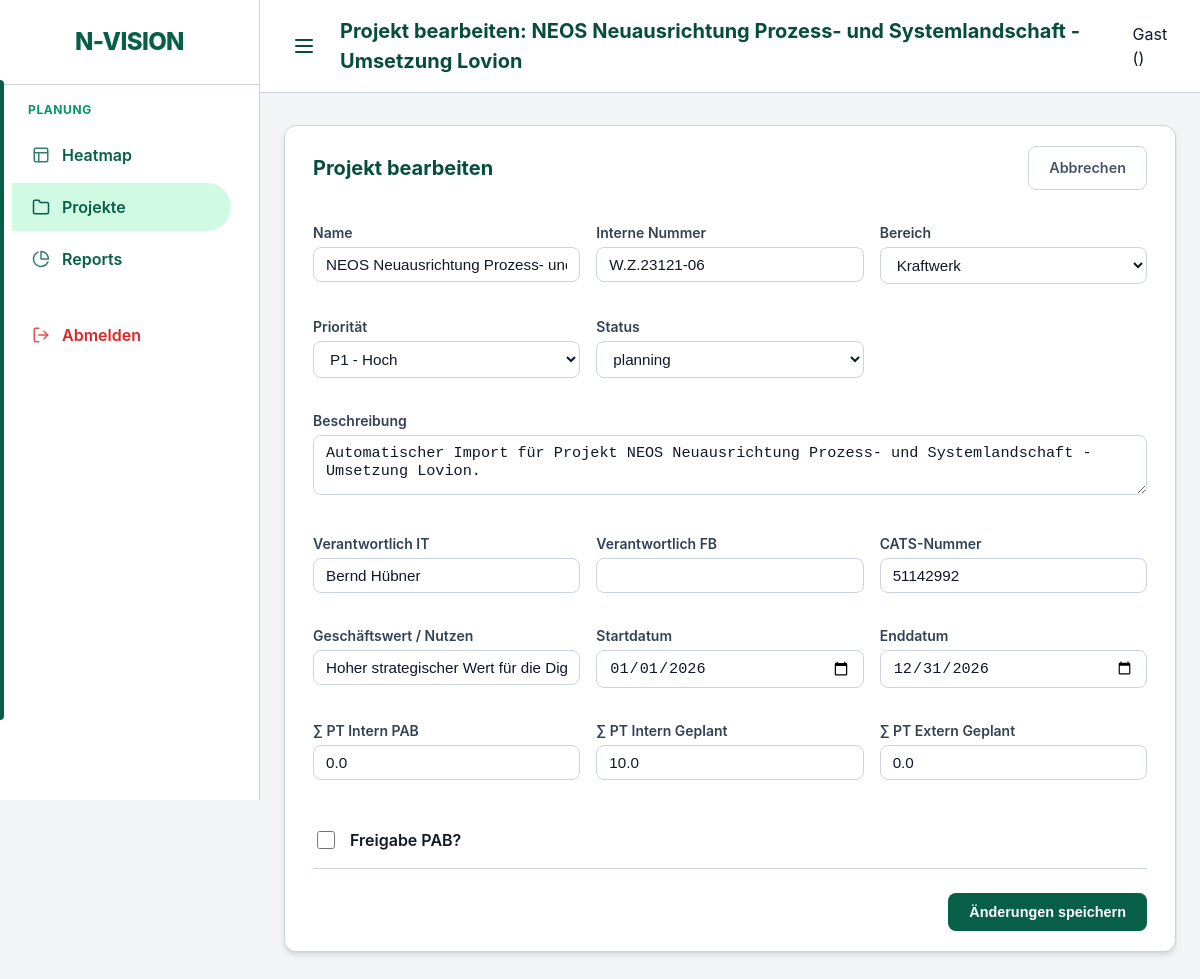
Page /ui/projects/19/edit on the earlier database version.
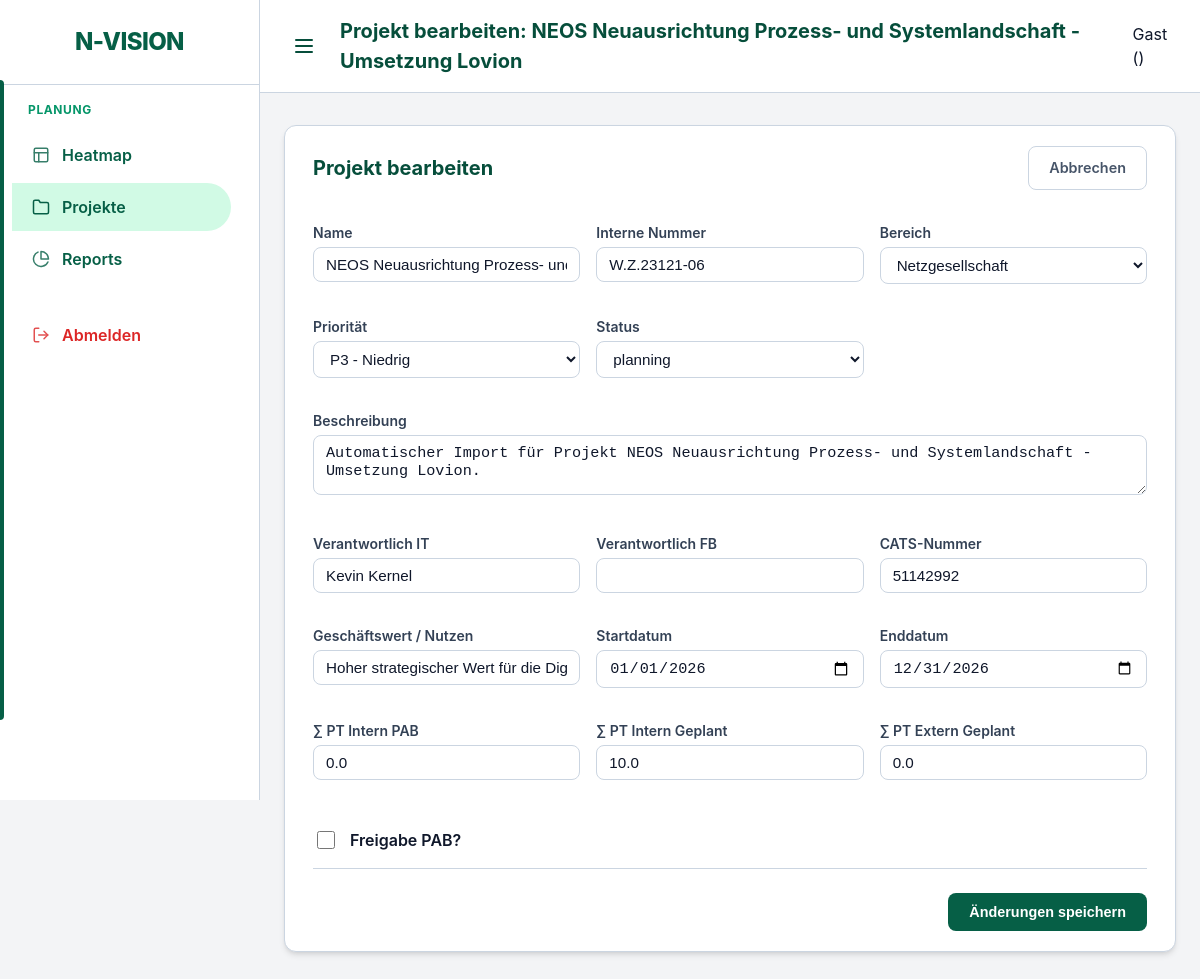
Same page on the later database version.
### models.py (models this page shows)
class Project(Base):
    __tablename__ = "projects"
    id = Column(Integer, primary_key=True, index=True)
    name = Column(String, index=True)
    description = Column(String, nullable=True)
    business_value = Column(String, nullable=True)
    internal_number = Column(String, nullable=True)
    division = Column(String, nullable=True) # "IT", "Netzgesellschaft", "Vertrieb", "Kraftwerk"
    start_date = Column(Date)
    end_date = Column(Date)
    priority = Column(Integer, default=1) # 1 highest
    status = Column(Enum(ProjectStatus), default=ProjectStatus.PLANNING)
    manager_id = Column(Integer, ForeignKey("employees.id"), nullable=True)
    responsible_it = Column(String, nullable=True)
    responsible_fb = Column(String, nullable=True)
    pab_approval = Column(Integer, default=0) # 0 = No, 1 = Yes
    cats_number = Column(String, nullable=True)
    pt_intern_pab = Column(Float, default=0.0)
    pt_intern_planned = Column(Float, default=0.0)
    pt_extern_planned = Column(Float, default=0.0)
    staffings = relationship("Staffing", back_populates="project")
    bookings = relationship("Booking", back_populates="project")
    milestones = relationship("Milestone", back_populates="project", cascade="all, delete-orphan")

### main.py (the view)
@app.get("/ui/projects/{project_id}/edit", response_class=HTMLResponse)
def ui_edit_project_form(request: Request, project_id: int, db: Session = Depends(get_db)):
    project = db.query(models.Project).filter(models.Project.id == project_id).first()
    if not project:
        raise HTTPException(status_code=404, detail="Project not found")
    return templates.TemplateResponse(
        request=request, name="project_edit.html", context={
            "project": project,
            "active_page": "projects"
        }
    )

### templates/project_edit.html (shortened to what the changed rows need)
{% extends "base.html" %}
{% set title = "Projekt bearbeiten: " ~ project.name %}
{% block content %}
<div class="card">
    <div style="display: flex; justify-content: space-between; align-items: center; margin-bottom: 2rem;">
        <h2 style="margin: 0;">Projekt bearbeiten</h2>
    </div>
    <form action="/ui/projects/{{ project.id }}/edit" method="post">
        <div style="display: grid; grid-template-columns: repeat(auto-fill, minmax(250px, 1fr)); gap: 1rem; align-items: start;">
            <div class="form-group">
                <label>Name</label>
                <input type="text" name="name" value="{{ project.name }}" required>
            </div>
            <div class="form-group">
                <label>Interne Nummer</label>
                <input type="text" name="internal_number" value="{{ project.internal_number if project.internal_number else '' }}">
            </div>
            <div class="form-group">
                <label>Bereich</label>
                <select name="division">
                    <option value="Netzgesellschaft" {% if project.division == 'Netzgesellschaft' %}selected{% endif %}>Netzgesellschaft</option>
                    <option value="Kraftwerk" {% if project.division == 'Kraftwerk' %}selected{% endif %}>Kraftwerk</option>
                </select>
            </div>
            <div class="form-group">
                <label>Priorität</label>
                <select name="priority">
                    <option value="1" {% if project.priority == 1 %}selected{% endif %}>P1 - Hoch</option>
                    <option value="3" {% if project.priority == 3 %}selected{% endif %}>P3 - Niedrig</option>
                </select>
            </div>
            <div class="form-group">
                <label>Status</label>
                <select name="status">
                    {% for s in ['planning', 'active', 'on_hold', 'completed'] %}
                    <option value="{{ s }}" {% if project.status.value == s %}selected{% endif %}>{{ s }}</option>
                    {% endfor %}
                </select>
            </div>
            <div class="form-group" style="grid-column: 1 / -1;">
                <label>Beschreibung</label>
                <textarea name="description" style="height: 60px;">{{ project.description if project.description else '' }}</textarea>
            </div>
            <div class="form-group">
                <label>Verantwortlich IT</label>
                <input type="text" name="responsible_it" value="{{ project.responsible_it if project.responsible_it else '' }}">
            </div>
            <div class="form-group">
                <label>CATS-Nummer</label>
                <input type="text" name="cats_number" value="{{ project.cats_number if project.cats_number else '' }}">
            </div>
            <div class="form-group">
                <label>Geschäftswert / Nutzen</label>
                <input type="text" name="business_value" value="{{ project.business_value if project.business_value else '' }}">
            </div>
            <div class="form-group">
                <label>Startdatum</label>
                <input type="date" name="start_date" value="{{ project.start_date }}" required>
            </div>
            <div class="form-group">
                <label>Enddatum</label>
                <input type="date" name="end_date" value="{{ project.end_date }}" required>
            </div>
            <div class="form-group">
                <label>∑ PT Intern PAB</label>
                <input type="number" name="pt_intern_pab" step="0.5" value="{{ project.pt_intern_pab }}">
            </div>
            <div class="form-group">
                <label>∑ PT Intern Geplant</label>
                <input type="number" name="pt_intern_planned" step="0.5" value="{{ project.pt_intern_planned }}">
            </div>
            <div class="form-group">
                <label>∑ PT Extern Geplant</label>
                <input type="number" name="pt_extern_planned" step="0.5" value="{{ project.pt_extern_planned }}">
            </div>
            <div style="display: flex; align-items: center; gap: 0.75rem; height: 100%; padding-top: 1rem;">
                <input type="checkbox" name="pab_approval" id="pab_approval" {% if project.pab_approval %}checked{% endif %} style="width: 18px; height: 18px; cursor: pointer;">
                <label for="pab_approval" style="cursor: pointer; font-weight: 600; margin-bottom: 0;">Freigabe PAB?</label>
            </div>
        </div>
    </form>
</div>
{% endblock %}

Differences in the rows shown:
changed Project "NEOS Neuausrichtung Prozess- und Systemlandschaft - Umsetzung Lovion": division "Kraftwerk" → "Netzgesellschaft"; priority "P1 - Hoch" → "P3 - Niedrig"; responsible_it "Bernd Hübner" → "Kevin Kernel"
